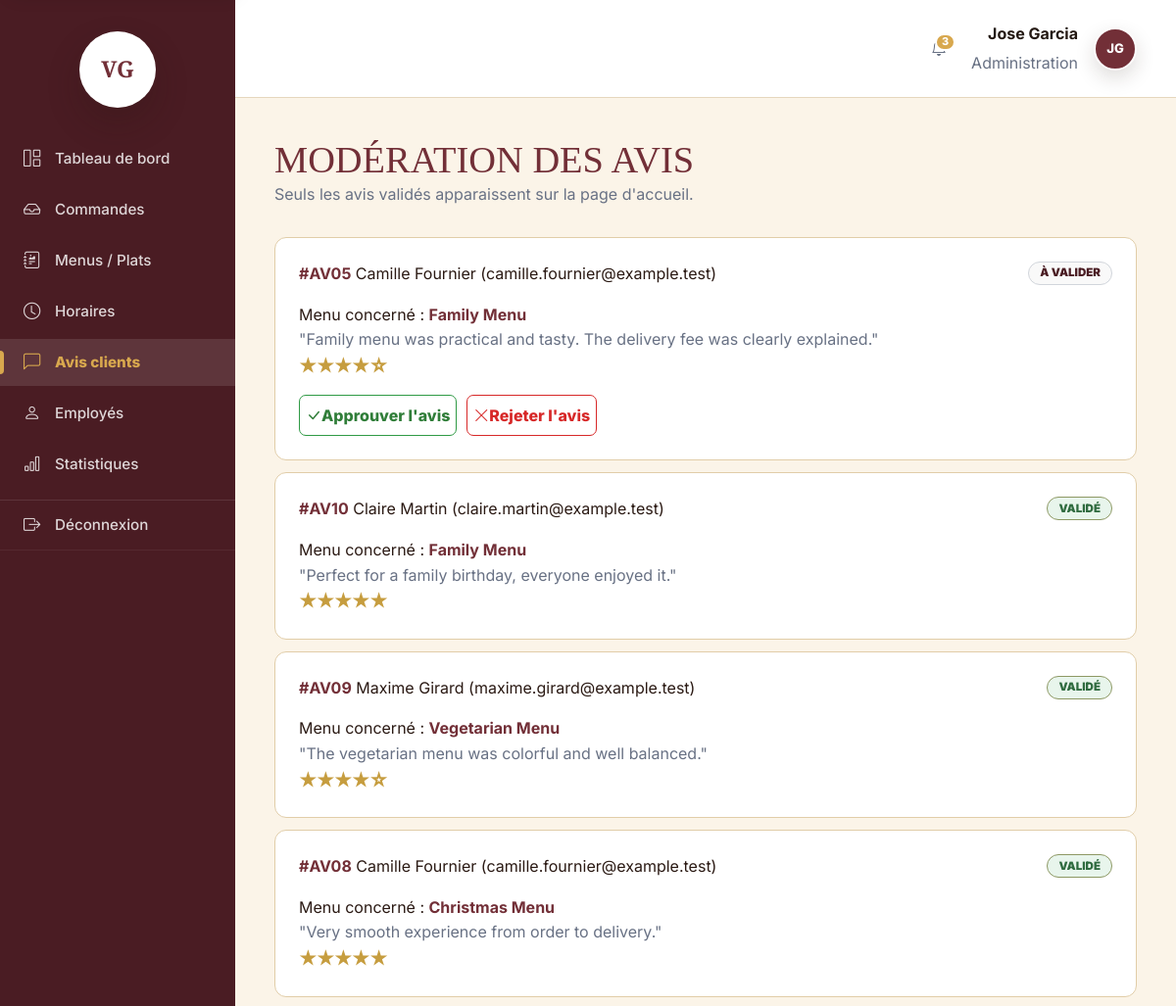
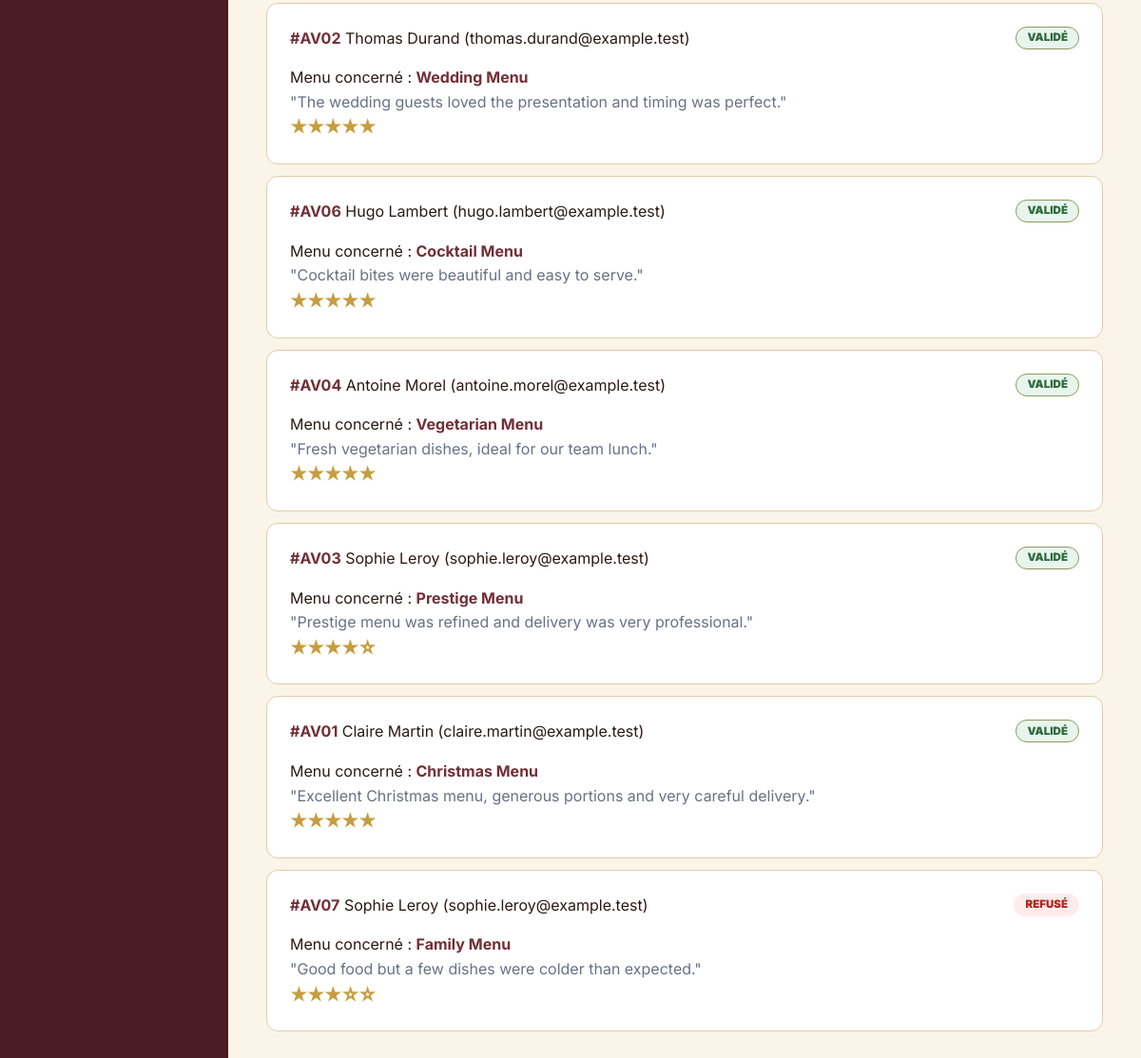
The page /admin/avis (signed in) on the database as committed earlier (2 pictures, top to bottom).
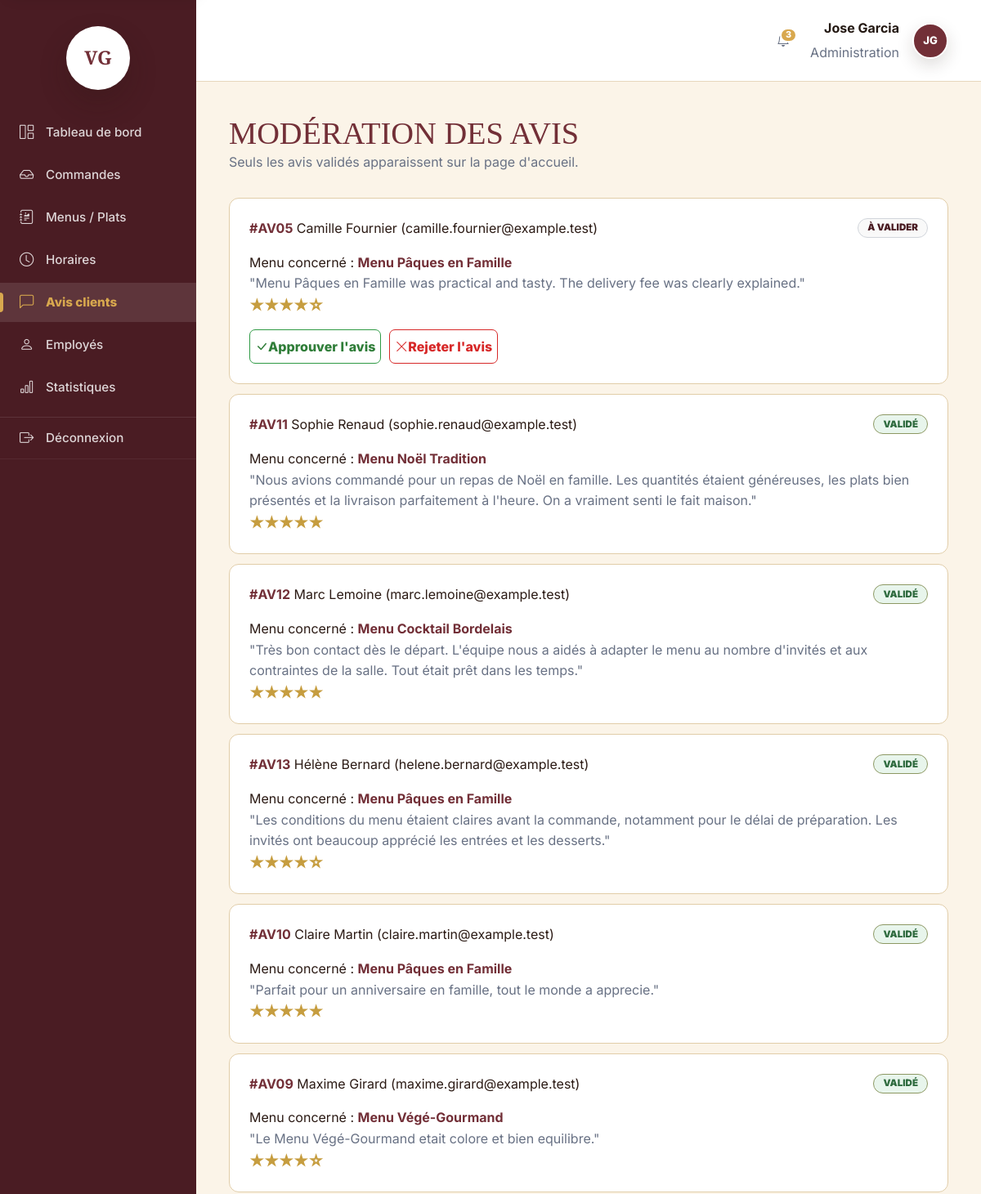
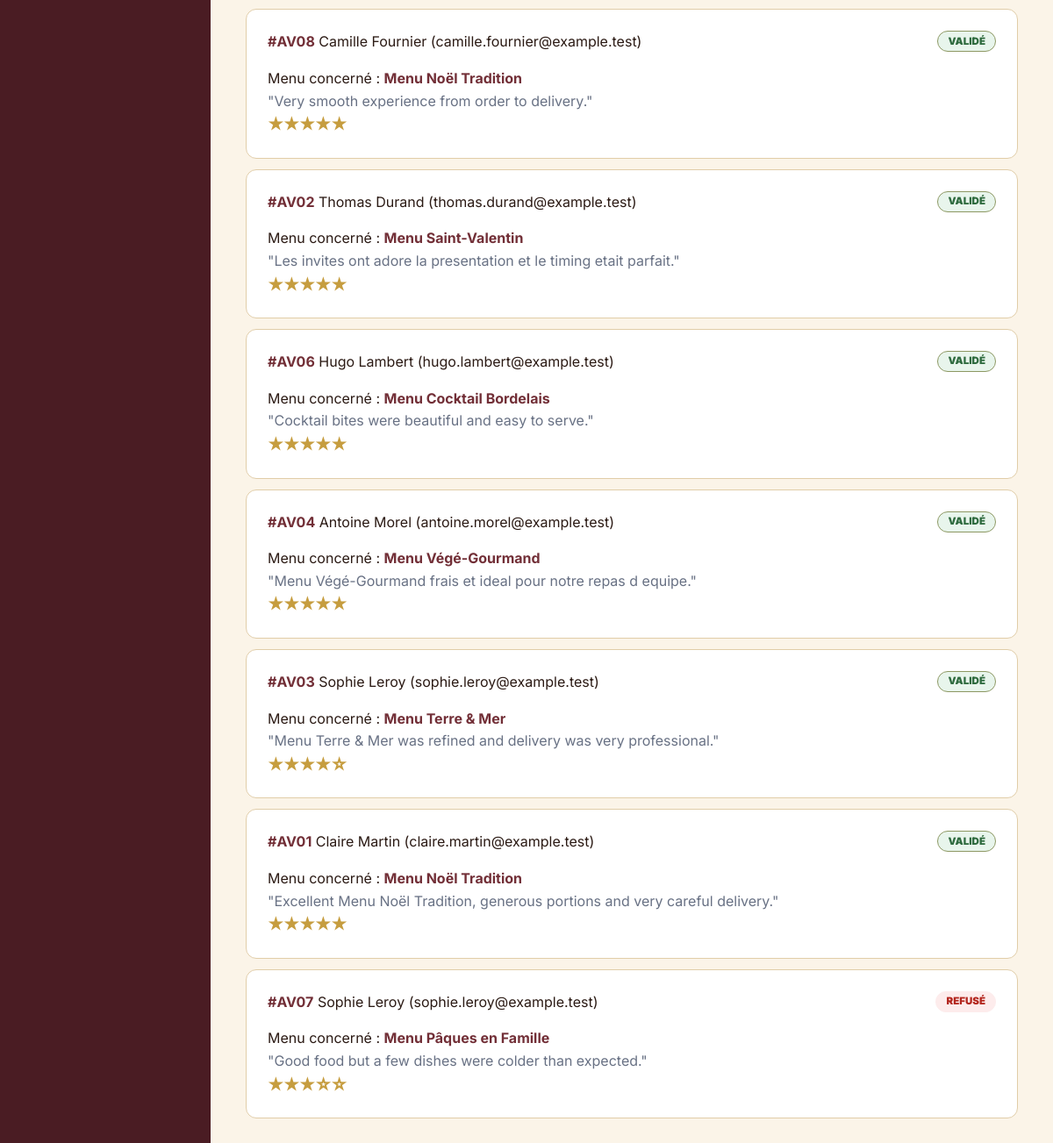
The same page on the database as committed later (2 pictures, top to bottom).
### tables this page shows
CREATE TABLE `utilisateurs` (
    `id_utilisateur` INT UNSIGNED NOT NULL AUTO_INCREMENT,
    `id_role` INT UNSIGNED NOT NULL,
    `email` VARCHAR(120) NOT NULL,
    `password_hash` VARCHAR(255) NOT NULL,
    `nom` VARCHAR(80) NOT NULL,
    `prenom` VARCHAR(80) NOT NULL,
    `telephone` VARCHAR(30) NOT NULL,
    `adresse_postale` VARCHAR(255) NOT NULL,
    `ville` VARCHAR(80) NOT NULL,
    `pays` VARCHAR(80) DEFAULT 'France',
    `canal_contact_prefere` VARCHAR(20) NOT NULL DEFAULT 'email',
    `actif` BOOLEAN DEFAULT TRUE,
    `created_at` DATETIME DEFAULT CURRENT_TIMESTAMP,
    `updated_at` DATETIME NULL,
    CONSTRAINT `pk_utilisateurs`
        PRIMARY KEY (`id_utilisateur`),
    CONSTRAINT `uq_utilisateurs_email`
        UNIQUE (`email`),
    INDEX `idx_utilisateurs_id_role` (`id_role`),
    CONSTRAINT `chk_utilisateurs_canal_contact_prefere`
        CHECK (`canal_contact_prefere` IN ('email', 'telephone')),
    CONSTRAINT `fk_utilisateurs_roles`
        FOREIGN KEY (`id_role`)
        REFERENCES `roles` (`id_role`)
        ON DELETE RESTRICT
);

CREATE TABLE `avis` (
    `id_avis` INT UNSIGNED NOT NULL AUTO_INCREMENT,
    `id_utilisateur` INT UNSIGNED NOT NULL,
    `id_commande` INT UNSIGNED NOT NULL,
    `note` TINYINT UNSIGNED NOT NULL,
    `commentaire` TEXT NOT NULL,
    `statut` VARCHAR(30) NOT NULL DEFAULT 'en_attente',
    `created_at` DATETIME DEFAULT CURRENT_TIMESTAMP,
    `moderated_at` DATETIME NULL,
    `moderated_by` INT UNSIGNED NULL,
    CONSTRAINT `pk_avis`
        PRIMARY KEY (`id_avis`),
    CONSTRAINT `uq_avis_id_commande`
        UNIQUE (`id_commande`),
    INDEX `idx_avis_id_utilisateur` (`id_utilisateur`),
    INDEX `idx_avis_moderated_by` (`moderated_by`),
    INDEX `idx_avis_statut` (`statut`),
    CONSTRAINT `fk_avis_utilisateurs`
        FOREIGN KEY (`id_utilisateur`)
        REFERENCES `utilisateurs` (`id_utilisateur`)
        ON DELETE RESTRICT,
    CONSTRAINT `fk_avis_commandes`
        FOREIGN KEY (`id_commande`)
        REFERENCES `commandes` (`id_commande`)
        ON DELETE CASCADE,
    CONSTRAINT `fk_avis_moderateurs`
        FOREIGN KEY (`moderated_by`)
        REFERENCES `utilisateurs` (`id_utilisateur`)
        ON DELETE SET NULL,
    CONSTRAINT `chk_avis_note`
        CHECK (`note` BETWEEN 1 AND 5),
    CONSTRAINT `chk_avis_statut`
        CHECK (`statut` IN ('en_attente', 'valide', 'refuse'))
);

CREATE TABLE `menus` (
    `id_menu` INT UNSIGNED NOT NULL AUTO_INCREMENT,
    `id_regime` INT UNSIGNED NOT NULL,
    `id_theme` INT UNSIGNED NOT NULL,
    `titre` VARCHAR(120) NOT NULL,
    `description` TEXT NOT NULL,
    `conditions` TEXT NOT NULL,
    `nombre_personnes_minimum` INT UNSIGNED NOT NULL,
    `prix_minimum` DECIMAL(10,2) NOT NULL,
    `stock_disponible` INT UNSIGNED DEFAULT 0,
    `actif` BOOLEAN DEFAULT TRUE,
    `created_at` DATETIME DEFAULT CURRENT_TIMESTAMP,
    `updated_at` DATETIME NULL,
    CONSTRAINT `pk_menus`
        PRIMARY KEY (`id_menu`),
    INDEX `idx_menus_id_regime` (`id_regime`),
    INDEX `idx_menus_id_theme` (`id_theme`),
    INDEX `idx_menus_catalogue_filters` (`actif`, `id_theme`, `id_regime`, `prix_minimum`),
    INDEX `idx_menus_nombre_personnes_minimum` (`nombre_personnes_minimum`),
    CONSTRAINT `fk_menus_regimes`
        FOREIGN KEY (`id_regime`)
        REFERENCES `regimes` (`id_regime`)
        ON DELETE RESTRICT,
    CONSTRAINT `fk_menus_themes`
        FOREIGN KEY (`id_theme`)
        REFERENCES `themes` (`id_theme`)
        ON DELETE RESTRICT,
    CONSTRAINT `chk_menus_nombre_personnes_minimum`
        CHECK (`nombre_personnes_minimum` > 0),
    CONSTRAINT `chk_menus_prix_minimum`
        CHECK (`prix_minimum` >= 0),
    CONSTRAINT `chk_menus_stock_disponible`
        CHECK (`stock_disponible` >= 0)
);

### app/Views/employee/reviews.php (the view, shortened to what the rows shown need)
<?php
$reviewManagementBasePath = $reviewManagementBasePath ?? '/employe/avis';
$statusLabels = [
    'en_attente' => '&Agrave; valider',
    'valide' => 'Valid&eacute;',
    'refuse' => 'Refus&eacute;',
];
?>
<section class="page-section">
    <div class="container">
        <div class="section-heading">
            <h1>Mod&eacute;ration des avis</h1>
            <p class="muted-text">Seuls les avis valid&eacute;s apparaissent sur la page d'accueil.</p>
        </div>
        <?php if ($reviews === []): ?>
            <div class="page-panel">
                <p>Aucun avis &agrave; mod&eacute;rer.</p>
            </div>
        <?php else: ?>
            <div class="employee-review-list">
                <?php foreach ($reviews as $review): ?>
                    <?php $status = (string) $review['statut']; ?>
                    <article class="employee-review-card">
                        <div class="employee-review-content">
                            <div class="employee-review-heading">
                                <p>
                                    <strong>#AV<?= str_pad((string) (int) $review['id_avis'], 2, '0', STR_PAD_LEFT) ?></strong>
                                    <?= $this->e($review['prenom']) ?> <?= $this->e($review['nom']) ?>
                                    <span>(<?= $this->e($review['email']) ?>)</span>
                                </p>
                                <span class="status-pill status-<?= $this->e(str_replace('_', '-', $status)) ?>">
                                    <?= $statusLabels[$status] ?? $this->e($status) ?>
                                </span>
                            </div>
                            <p class="employee-review-menu">Menu concern&eacute; : <strong><?= $this->e($review['menu_titre']) ?></strong></p>
                            <p class="employee-review-comment">"<?= $this->e($review['commentaire']) ?>"</p>
                            <p class="review-rating" aria-label="Note <?= (int) $review['note'] ?> sur 5">
                                <?= str_repeat('★', (int) $review['note']) ?><?= str_repeat('☆', max(0, 5 - (int) $review['note'])) ?>
                            </p>
                        </div>
                        <?php if ($status === 'en_attente'): ?>
                            <div class="employee-review-actions">
                                <form action="<?= htmlspecialchars($reviewManagementBasePath . '/' . (int) $review['id_avis'] . '/moderation', ENT_QUOTES, 'UTF-8') ?>" method="post">
                                    <button class="review-approve-button" type="submit">
                                        <i class="bi bi-check-lg" aria-hidden="true"></i>
                                        Approuver l'avis
                                    </button>
                                </form>
                                <form action="<?= htmlspecialchars($reviewManagementBasePath . '/' . (int) $review['id_avis'] . '/moderation', ENT_QUOTES, 'UTF-8') ?>" method="post">
                                    <button class="review-reject-button" type="submit">
                                        <i class="bi bi-x-lg" aria-hidden="true"></i>
                                        Rejeter l'avis
                                    </button>
                                </form>
                            </div>
                        <?php endif; ?>
                    </article>
                <?php endforeach; ?>
            </div>
        <?php endif; ?>
    </div>
</section>

### app/Core/Router.php (shortened to what the rows shown need)
<?php
final class Router
{
    private array $routes = [];
    public function dispatch(string $method, string $path): void
    {
        $method = strtoupper($method);
        $path = $this->normalizePath($path);
        foreach ($this->routes[$method] ?? [] as $route) {
            if (preg_match($route['pattern'], $path, $matches) !== 1) {
                continue;
            }
            $parameters = [];
            $this->callHandler($route['handler'], $parameters);
            return;
        }
    }
    private function callHandler(array $handler, array $parameters = []): void
    {
        [$controllerClass, $action] = $handler;
        $controller = new $controllerClass();
        $controller->{$action}(...$parameters);
    }
    private function addRoute(string $method, string $path, array $handler, array $middlewares = []): void
    {
        $normalizedPath = $this->normalizePath($path);
        $this->routes[strtoupper($method)][] = [
            'path' => $normalizedPath,
            'pattern' => $this->compilePattern($normalizedPath),
            'parameters' => $this->extractParameterNames($normalizedPath),
            'handler' => $handler,
            'middlewares' => $middlewares,
        ];
    }
    private function normalizePath(string $path): string
    {
        $normalizedPath = '/' . trim($path, '/');
        return $normalizedPath === '/' ? '/' : rtrim($normalizedPath, '/');
    }
    private function compilePattern(string $path): string
    {
        $pattern = preg_replace('#\{([a-zA-Z_][a-zA-Z0-9_]*)\}#', '(?P<$1>[^/]+)', $path);
        return '#^' . $pattern . '$#';
    }
    private function extractParameterNames(string $path): array
    {
        preg_match_all('#\{([a-zA-Z_][a-zA-Z0-9_]*)\}#', $path, $matches);
        return $matches[1] ?? [];
    }
}

### app/Views/layouts/main.php (shortened to what the rows shown need)
<?php
$isAuthenticated = \App\Core\Session::isAuthenticated();
$currentRole = \App\Core\Session::role();
$currentPath = parse_url($_SERVER['REQUEST_URI'] ?? '/', PHP_URL_PATH) ?: '/';
$isBackOfficeRoute = str_starts_with($currentPath, '/admin') || str_starts_with($currentPath, '/employe');
$isAdminArea = str_starts_with($currentPath, '/admin') || ($currentRole === 'administrateur' && str_starts_with($currentPath, '/employe'));
$isBackOffice = $isBackOfficeRoute;
$bodyClass = trim(($bodyClass ?? '') . ($isBackOffice ? ' backoffice-body' : ''));
$currentUser = null;
if ($isAuthenticated && \App\Core\Session::userId() !== null) {
    $currentUser = (new \App\Models\UserModel())->findById((int) \App\Core\Session::userId());
}
$currentUserName = $currentUser === null
    ? 'Vite & Gourmand'
    : trim((string) $currentUser['prenom'] . ' ' . (string) $currentUser['nom']);
$currentUserInitials = $currentUser === null
    ? 'VG'
    : strtoupper(substr((string) $currentUser['prenom'], 0, 1) . substr((string) $currentUser['nom'], 0, 1));
$backOfficePendingOrders = 0;
$backOfficePendingReviews = 0;
if ($isBackOffice && in_array($currentRole, ['administrateur', 'employe'], true)) {
    try {
        $backOfficeStats = (new \App\Models\OrderModel())->dashboardDailyStats();
        $backOfficePendingOrders = (int) $backOfficeStats['pending_orders'];
        $backOfficePendingReviews = (new \App\Models\ReviewModel())->countPending();
    } catch (\Throwable) {
        $backOfficePendingOrders = 0;
        $backOfficePendingReviews = 0;
    }
}
$backOfficeNotificationCount = $backOfficePendingOrders + $backOfficePendingReviews;
$backOfficeNav = $isAdminArea
    ? [
        ['href' => '/admin', 'label' => 'Tableau de bord', 'icon' => 'bi-grid-1x2', 'active' => $currentPath === '/admin'],
        ['href' => '/admin/commandes', 'label' => 'Commandes', 'icon' => 'bi-inbox', 'active' => str_starts_with($currentPath, '/admin/commandes')],
        ['href' => '/admin/menus', 'label' => 'Menus / Plats', 'icon' => 'bi-journal-richtext', 'active' => str_starts_with($currentPath, '/admin/menus') || str_starts_with($currentPath, '/admin/plats')],
        ['href' => '/admin/horaires', 'label' => 'Horaires', 'icon' => 'bi-clock', 'active' => str_starts_with($currentPath, '/admin/horaires')],
        ['href' => '/admin/avis', 'label' => 'Avis clients', 'icon' => 'bi-chat-left', 'active' => str_starts_with($currentPath, '/admin/avis')],
        ['href' => '/admin/employes', 'label' => 'Employés', 'icon' => 'bi-person', 'active' => str_starts_with($currentPath, '/admin/employes')],
        ['href' => '/admin/statistiques', 'label' => 'Statistiques', 'icon' => 'bi-bar-chart', 'active' => str_starts_with($currentPath, '/admin/statistiques')],
    ]
    : [
        ['href' => '/employe', 'label' => 'Tableau de bord', 'icon' => 'bi-grid-1x2', 'active' => $currentPath === '/employe'],
        ['href' => '/employe/commandes', 'label' => 'Commandes', 'icon' => 'bi-inbox', 'active' => str_starts_with($currentPath, '/employe/commandes')],
        ['href' => '/employe/avis', 'label' => 'Avis clients', 'icon' => 'bi-chat-left', 'active' => str_starts_with($currentPath, '/employe/avis')],
    ];
$assetVersion = static function (string $assetPath): string {
    $fullPath = dirname(__DIR__, 3) . '/public' . $assetPath;
    return is_file($fullPath) ? (string) filemtime($fullPath) : '1';
};
?>
<!doctype html>
<html lang="fr">
<head>
    <link href="https://cdn.jsdelivr.net/npm/bootstrap@5.3.3/dist/css/bootstrap.min.css" rel="stylesheet">
    <link href="https://cdn.jsdelivr.net/npm/bootstrap-icons@1.11.3/font/bootstrap-icons.css" rel="stylesheet">
    <link href="/assets/css/style.css?v=<?= $assetVersion('/assets/css/style.css') ?>" rel="stylesheet">
</head>
<body id="top" class="<?= htmlspecialchars($bodyClass, ENT_QUOTES, 'UTF-8') ?>">
    <?php if ($isBackOffice): ?>
        <main id="main-content" class="backoffice-shell">
            <aside class="backoffice-sidebar" aria-label="Navigation interne">
                <a class="backoffice-brand" href="<?= $isAdminArea ? '/admin' : '/employe' ?>" aria-label="Vite & Gourmand">
                    <span class="backoffice-brand-mark" aria-hidden="true">VG</span>
                </a>
                <nav class="backoffice-nav">
                    <?php foreach ($backOfficeNav as $item): ?>
                        <a href="<?= htmlspecialchars($item['href'], ENT_QUOTES, 'UTF-8') ?>" class="<?= $item['active'] ? 'is-active' : '' ?>">
                            <i class="bi <?= htmlspecialchars($item['icon'], ENT_QUOTES, 'UTF-8') ?>" aria-hidden="true"></i>
                            <span><?= htmlspecialchars($item['label'], ENT_QUOTES, 'UTF-8') ?></span>
                        </a>
                    <?php endforeach; ?>
                </nav>
                <a class="backoffice-logout" href="/deconnexion">
                    <i class="bi bi-box-arrow-right" aria-hidden="true"></i>
                    <span>Déconnexion</span>
                </a>
            </aside>
            <section class="backoffice-main">
                <header class="backoffice-topbar">
                    <div class="backoffice-user">
                        <div class="backoffice-notification-wrapper" data-backoffice-notifications>
                            <button
                                class="backoffice-notification"
                                type="button"
                                aria-label="<?= $backOfficeNotificationCount > 0 ? htmlspecialchars('Ouvrir les notifications : ' . (string) $backOfficeNotificationCount . ' action(s) a gerer', ENT_QUOTES, 'UTF-8') : 'Ouvrir les notifications' ?>"
                                aria-expanded="false"
                                aria-controls="backoffice-notification-panel"
                                data-backoffice-notification-toggle
                            >
                                <?php if ($backOfficeNotificationCount > 0): ?>
                                    <span><?= $backOfficeNotificationCount > 99 ? '99+' : (int) $backOfficeNotificationCount ?></span>
                                <?php endif; ?>
                            </button>
                        </div>
                        <div class="backoffice-user-info">
                            <strong><?= htmlspecialchars($currentUserName, ENT_QUOTES, 'UTF-8') ?></strong>
                            <span><?= $isAdminArea ? 'Administration' : '&Eacute;quipe op&eacute;rationnelle' ?></span>
                        </div>
                        <span class="backoffice-avatar"><?= htmlspecialchars($currentUserInitials, ENT_QUOTES, 'UTF-8') ?></span>
                    </div>
                </header>
                <div class="backoffice-content">
                    <?php require $viewPath; ?>
                </div>
            </section>
        </main>
    <?php endif; ?>
</body>
</html>

Rows that differ between the two databases and show on the page:
changed avis "À VALIDER": menus.titre "Family Menu" → "Menu Pâques en Famille"; commentaire "Family menu was practical and tasty. The delivery fee was clearly explained." → "Menu Pâques en Famille was practical and tasty. The delivery fee was clearly explained."
added avis: id_avis "11", id_utilisateur.prenom "Sophie", id_utilisateur.nom "Renaud", id_utilisateur.email "sophie.renaud@example.test", statut "VALIDÉ", menus.titre "Menu Noël Tradition", commentaire "Nous avions commandé pour un repas de Noël en famille. Les quantités étaient généreuses, les plats bien présentés et la livraison parfaitement à l'heure. On a vraiment senti le fait maison.", note "★★★★★"
added avis: id_avis "12", id_utilisateur.prenom "Marc", id_utilisateur.nom "Lemoine", id_utilisateur.email "marc.lemoine@example.test", statut "VALIDÉ", menus.titre "Menu Cocktail Bordelais", commentaire "Très bon contact dès le départ. L'équipe nous a aidés à adapter le menu au nombre d'invités et aux contraintes de la salle. Tout était prêt dans les temps.", note "★★★★★"
added avis: id_avis "13", id_utilisateur.prenom "Hélène", id_utilisateur.nom "Bernard", id_utilisateur.email "helene.bernard@example.test", statut "VALIDÉ", menus.titre "Menu Pâques en Famille", commentaire "Les conditions du menu étaient claires avant la commande, notamment pour le délai de préparation. Les invités ont beaucoup apprécié les entrées et les desserts.", note "★★★★", note "☆"
changed avis id 10: menus.titre "Family Menu" → "Menu Pâques en Famille"; commentaire "Perfect for a family birthday, everyone enjoyed it." → "Parfait pour un anniversaire en famille, tout le monde a apprecie."
changed avis "Maxime": menus.titre "Vegetarian Menu" → "Menu Végé-Gourmand"; commentaire "The vegetarian menu was colorful and well balanced." → "Le Menu Végé-Gourmand etait colore et bien equilibre."
changed through a linked row, avis "Very smooth experience from order to delivery.": menus.titre "Christmas Menu" → "Menu Noël Tradition"
changed avis "Thomas": menus.titre "Wedding Menu" → "Menu Saint-Valentin"; commentaire "The wedding guests loved the presentation and timing was perfect." → "Les invites ont adore la presentation et le timing etait parfait."
changed through a linked row, avis "Cocktail bites were beautiful and easy to serve.": menus.titre "Cocktail Menu" → "Menu Cocktail Bordelais"
changed avis "Antoine": menus.titre "Vegetarian Menu" → "Menu Végé-Gourmand"; commentaire "Fresh vegetarian dishes, ideal for our team lunch." → "Menu Végé-Gourmand frais et ideal pour notre repas d equipe."
changed avis "03": menus.titre "Prestige Menu" → "Menu Terre & Mer"; commentaire "Prestige menu was refined and delivery was very professional." → "Menu Terre & Mer was refined and delivery was very professional."
changed avis "01": menus.titre "Christmas Menu" → "Menu Noël Tradition"; commentaire "Excellent Christmas menu, generous portions and very careful delivery." → "Excellent Menu Noël Tradition, generous portions and very careful delivery."
changed through a linked row, avis "Good food but a few dishes were colder than expected.": menus.titre "Family Menu" → "Menu Pâques en Famille"
